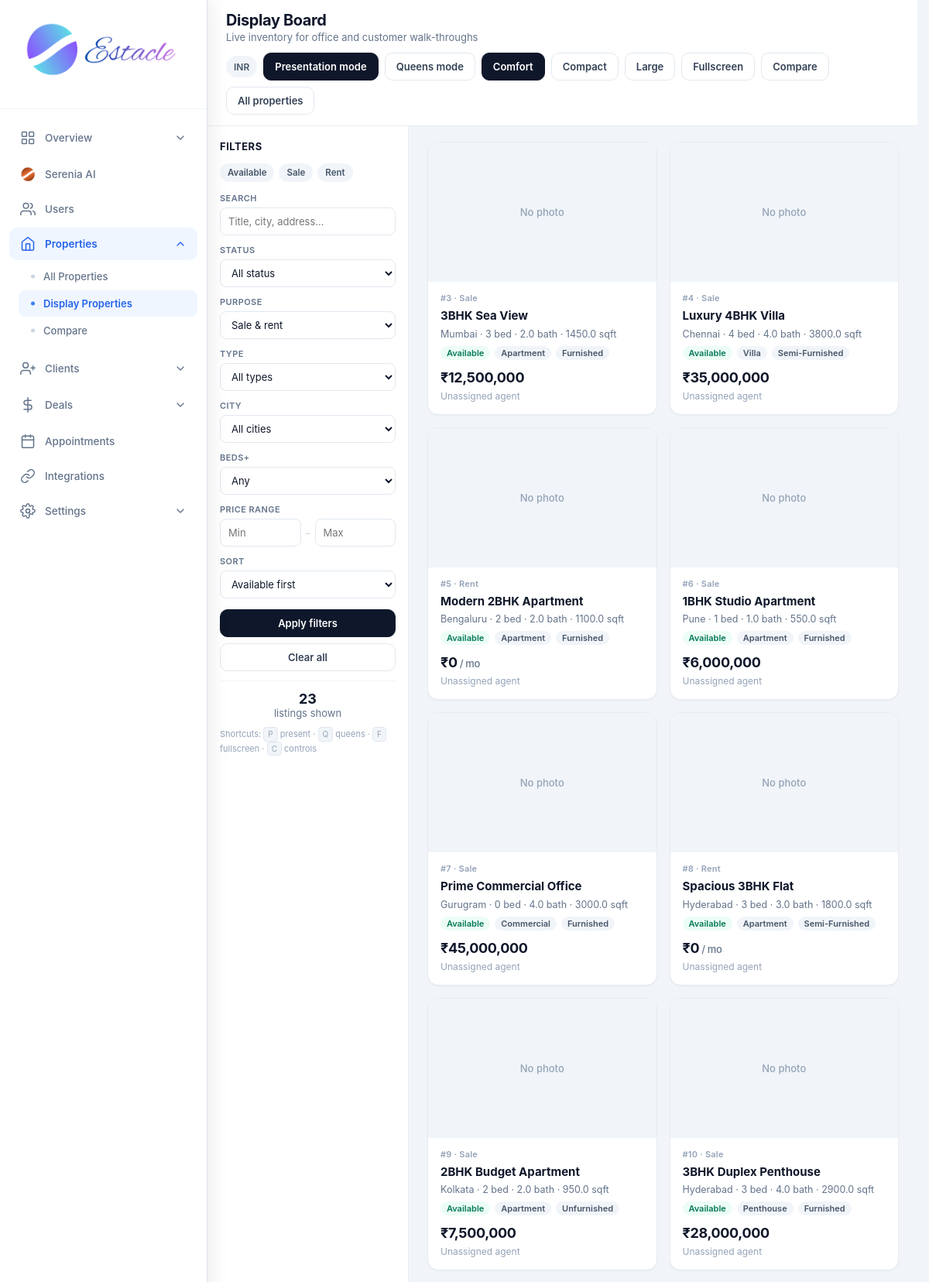
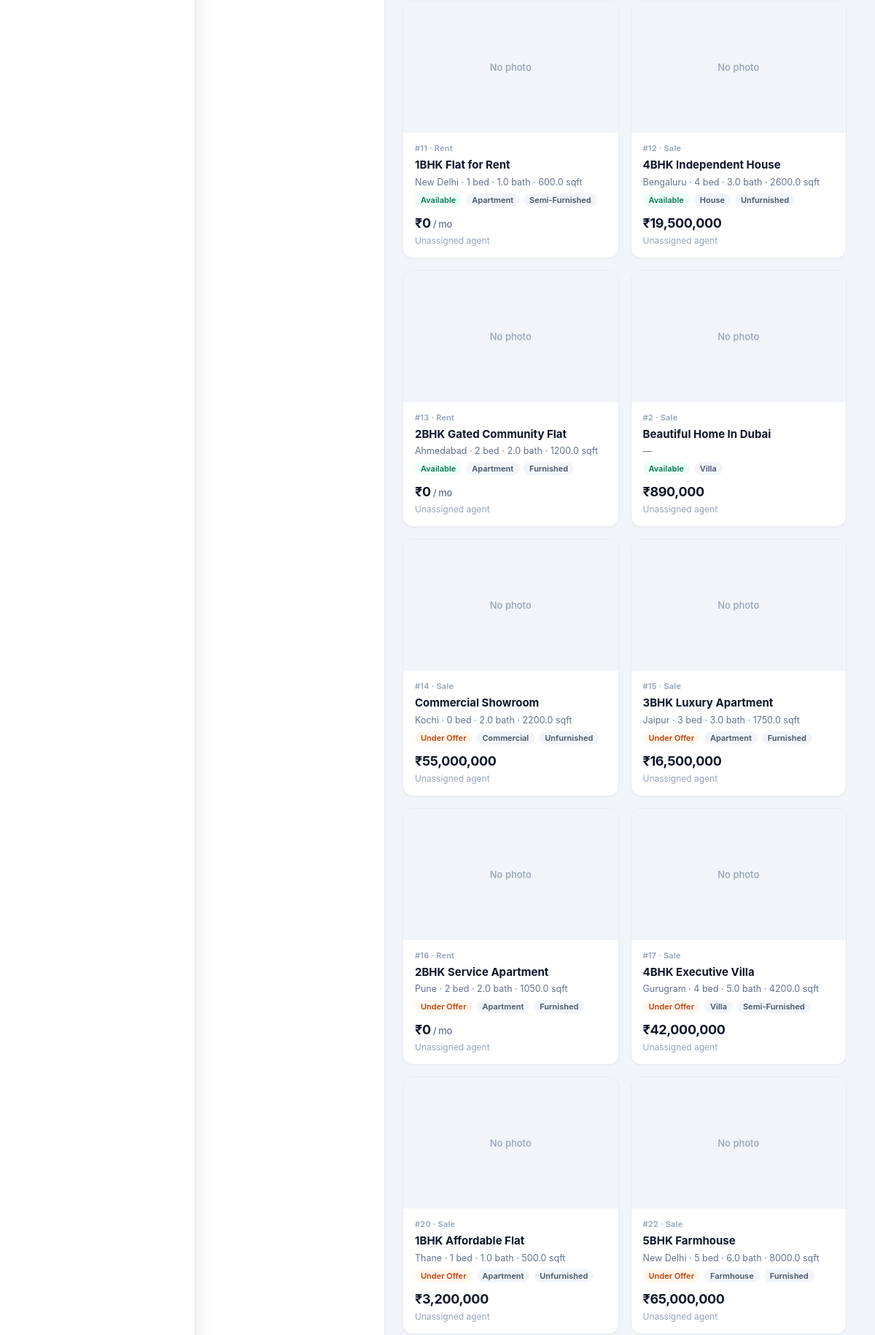
Page /admin/properties/display (signed in, upper part) on the committed database (2 pictures, top to bottom).
### tables this page shows
CREATE TABLE settings (
            key TEXT PRIMARY KEY,
            value TEXT
        );

CREATE TABLE properties (
            id INTEGER PRIMARY KEY AUTOINCREMENT,
            title TEXT NOT NULL,
            description TEXT,
            price REAL NOT NULL,
            property_type TEXT NOT NULL,
            status TEXT DEFAULT 'available',
            address TEXT,
            city TEXT,
            state TEXT,
            zip_code TEXT,
            bedrooms INTEGER,
            bathrooms REAL,
            area_sqft REAL,
            agent_id INTEGER,
            created_at TIMESTAMP DEFAULT CURRENT_TIMESTAMP, category TEXT DEFAULT "sale", listing_type TEXT DEFAULT "sale", floor TEXT, carpet_area REAL, furnishing TEXT, parking TEXT, amenities TEXT, seller_name TEXT, seller_phone TEXT, monthly_rent REAL, security_deposit REAL, maintenance REAL, per_sqft REAL, latitude TEXT, longitude TEXT, photos TEXT, year_built TEXT, facing TEXT, videos TEXT,
            FOREIGN KEY (agent_id) REFERENCES users (id)
        );

### routes/admin/properties.py (the view)
@admin.route('/admin/properties/display')
@login_required
@role_required('admin')
def admin_display_properties():
    db = get_db()
    migrate_db()
    q = request.args.get('q', '').strip()
    listing_type = request.args.get('listing_type', '').strip()
    prop_type = request.args.get('property_type', '').strip()
    city = request.args.get('city', '').strip()
    status = request.args.get('status', '').strip()
    beds = request.args.get('beds', '').strip()
    pmin = request.args.get('pmin', '').strip()
    pmax = request.args.get('pmax', '').strip()
    present = request.args.get('present', '').strip()
    queens = request.args.get('queens', '').strip()
    sort = request.args.get('sort', 'status').strip()
    density = request.args.get('density', 'comfortable').strip()
    sql = (
        "SELECT p.*, u.full_name as agent_name FROM properties p "
        "LEFT JOIN users u ON p.agent_id = u.id WHERE 1=1"
    )
    params = []
    if q:
        sql += " AND (p.title LIKE ? OR p.city LIKE ? OR p.address LIKE ? OR p.description LIKE ?)"
        params.extend(['%' + q + '%'] * 4)
    if listing_type in ('sale', 'rent'):
        sql += " AND p.listing_type = ?"
        params.append(listing_type)
    if prop_type:
        sql += " AND p.property_type = ?"
        params.append(prop_type)
    if city:
        sql += " AND p.city LIKE ?"
        params.append('%' + city + '%')
    if status in ('available', 'under_offer', 'sold', 'rented'):
        sql += " AND p.status = ?"
        params.append(status)
    if beds.isdigit():
        sql += " AND p.bedrooms >= ?"
        params.append(int(beds))
    if pmin:
        try:
            sql += " AND p.price >= ?"
            params.append(float(pmin))
        except ValueError:
            pass
    if pmax:
        try:
            sql += " AND p.price <= ?"
            params.append(float(pmax))
        except ValueError:
            pass
    order_map = {
        'price_asc': 'p.price ASC',
        'price_desc': 'p.price DESC',
        'newest': 'p.created_at DESC',
        'beds': 'p.bedrooms DESC',
        'status': "CASE p.status WHEN 'available' THEN 0 WHEN 'under_offer' THEN 1 ELSE 2 END, p.created_at DESC",
    }
    sql += " ORDER BY " + order_map.get(sort, order_map['status'])
    properties = db.execute(sql, params).fetchall()
    cities = [
        r[0] for r in db.execute(
            "SELECT DISTINCT city FROM properties WHERE city IS NOT NULL AND city != '' ORDER BY city"
        ).fetchall()
    ]
    currency = get_setting('currency', 'INR')
    filters = {
        'q': q, 'listing_type': listing_type, 'property_type': prop_type,
        'city': city, 'status': status, 'beds': beds, 'pmin': pmin, 'pmax': pmax,
        'sort': sort, 'density': density,
    }
    return render_template(
        'admin_display_properties.html',
        properties=properties,
        cities=cities,
        currency=currency,
        format_money=format_money,
        present=present,
        queens=queens,
        sort=sort,
        density=density,
        filters=filters,
    )

### templates/admin_display_properties.html (shortened to what this page needs)
<!DOCTYPE html>
<html lang="en">
<head>
    <link rel="stylesheet" href="{{ url_for('static', filename='css/admin.css') }}">
</head>
<body class="{% if present %}present-mode{% endif %} {% if queens %}queens-mode{% endif %} density-{{ density or 'comfortable' }}">
<div class="app-layout">
    {% set active = 'display_properties' %}
    {% include 'partials/admin_sidebar.html' %}
    <main class="main-content">
        <header class="top-bar dash-top">
            <div>
                <h1 class="page-title">Display Board</h1>
                <p class="page-subtitle">Live inventory for office and customer walk-throughs</p>
            </div>
            <div class="top-actions" id="topActions">
                <span class="badge-currency">{{ currency }}</span>
                {% set base = filters.copy() if filters is mapping else {} %}
                {% if present %}
                <a href="{{ url_for('admin.admin_display_properties', queens=queens or none, **filters) }}" class="btn-pill">Exit presentation</a>
                {% else %}
                <a href="{{ url_for('admin.admin_display_properties', present='1', queens=queens or none, **filters) }}" class="btn-pill primary">Presentation mode</a>
                {% endif %}
                {% if queens %}
                <a href="{{ url_for('admin.admin_display_properties', present=present or none, **filters) }}" class="btn-pill queens-on">Exit Queens</a>
                {% else %}
                <a href="{{ url_for('admin.admin_display_properties', present=present or none, queens='1', **filters) }}" class="btn-pill">Queens mode</a>
                {% endif %}
                <a href="{{ url_for('admin.admin_display_properties', present=present or none, queens=queens or none, density='comfortable', q=filters.q, listing_type=filters.listing_type, property_type=filters.property_type, city=filters.city, status=filters.status, beds=filters.beds, pmin=filters.pmin, pmax=filters.pmax, sort=filters.sort) }}" class="btn-pill {% if density == 'comfortable' %}active-mode{% endif %}">Comfort</a>
                <a href="{{ url_for('admin.admin_display_properties', present=present or none, queens=queens or none, density='compact', q=filters.q, listing_type=filters.listing_type, property_type=filters.property_type, city=filters.city, status=filters.status, beds=filters.beds, pmin=filters.pmin, pmax=filters.pmax, sort=filters.sort) }}" class="btn-pill {% if density == 'compact' %}active-mode{% endif %}">Compact</a>
                <a href="{{ url_for('admin.admin_display_properties', present=present or none, queens=queens or none, density='large', q=filters.q, listing_type=filters.listing_type, property_type=filters.property_type, city=filters.city, status=filters.status, beds=filters.beds, pmin=filters.pmin, pmax=filters.pmax, sort=filters.sort) }}" class="btn-pill {% if density == 'large' %}active-mode{% endif %}">Large</a>
                <button type="button" class="btn-pill" id="btnFullscreen" onclick="toggleFullscreen()">Fullscreen</button>
                <a href="{{ url_for('admin.admin_compare') }}" class="btn-pill">Compare</a>
                <a href="{{ url_for('admin.admin_properties') }}" class="btn-pill">All properties</a>
            </div>
        </header>
        <div class="board-body">
            <aside class="filter-panel">
                <h2>Filters</h2>
                <div class="quick-chips">
                    <a class="{% if filters.status == 'available' %}on{% endif %}"
                       href="{{ url_for('admin.admin_display_properties', present=present or none, queens=queens or none, status='available', density=density, sort=sort, listing_type=filters.listing_type, property_type=filters.property_type, city=filters.city, beds=filters.beds, pmin=filters.pmin, pmax=filters.pmax, q=filters.q) }}">Available</a>
                    <a class="{% if filters.listing_type == 'sale' %}on{% endif %}"
                       href="{{ url_for('admin.admin_display_properties', present=present or none, queens=queens or none, listing_type='sale', density=density, sort=sort, status=filters.status, property_type=filters.property_type, city=filters.city, beds=filters.beds, pmin=filters.pmin, pmax=filters.pmax, q=filters.q) }}">Sale</a>
                    <a class="{% if filters.listing_type == 'rent' %}on{% endif %}"
                       href="{{ url_for('admin.admin_display_properties', present=present or none, queens=queens or none, listing_type='rent', density=density, sort=sort, status=filters.status, property_type=filters.property_type, city=filters.city, beds=filters.beds, pmin=filters.pmin, pmax=filters.pmax, q=filters.q) }}">Rent</a>
                </div>
                <form method="GET" action="{{ url_for('admin.admin_display_properties') }}">
                    <div class="filter-group">
                        <label>Search</label>
                        <input type="search" name="q" value="{{ filters.q or '' }}" placeholder="Title, city, address…">
                    </div>
                    <div class="filter-group">
                        <label>Status</label>
                        <select name="status">
                            <option value="">All status</option>
                        </select>
                    </div>
                    <div class="filter-group">
                        <label>Purpose</label>
                        <select name="listing_type">
                            <option value="">Sale & rent</option>
                        </select>
                    </div>
                    <div class="filter-group">
                        <label>Type</label>
                        <select name="property_type">
                            <option value="">All types</option>
                        </select>
                    </div>
                    <div class="filter-group">
                        <label>City</label>
                        <select name="city">
                            <option value="">All cities</option>
                        </select>
                    </div>
                    <div class="filter-group">
                        <label>Beds+</label>
                        <select name="beds">
                            <option value="">Any</option>
                        </select>
                    </div>
                    <div class="filter-group">
                        <label>Price range</label>
                        <div class="range-row">
                            <input type="number" name="pmin" value="{{ filters.pmin or '' }}" placeholder="Min" min="0" step="any">
                            <span class="sep">–</span>
                            <input type="number" name="pmax" value="{{ filters.pmax or '' }}" placeholder="Max" min="0" step="any">
                        </div>
                    </div>
                    <div class="filter-group">
                        <label>Sort</label>
                        <select name="sort">
                            <option value="status" {% if sort == 'status' %}selected{% endif %}>Available first</option>
                        </select>
                    </div>
                    <div class="filter-actions">
                        <button type="submit" class="btn-pill primary" style="justify-content:center;width:100%">Apply filters</button>
                        <a href="{{ url_for('admin.admin_display_properties', present=present or none, queens=queens or none, density=density) }}" class="btn-pill" style="justify-content:center;width:100%">Clear all</a>
                    </div>
                    <div class="filter-count"><strong>{{ properties|length }}</strong><br>listings shown</div>
                    <p class="kbd-hint">
                        Shortcuts: <kbd>P</kbd> present · <kbd>Q</kbd> queens · <kbd>F</kbd> fullscreen · <kbd>C</kbd> controls
                    </p>
                </form>
            </aside>
            <div class="display-main" id="displayMain">
                <div class="prop-grid">
                    {% for p in properties %}
                    {% set photos = (p.photos or '').split(',') if p.photos else [] %}
                    {% set cover = photos[0].strip() if photos and photos[0].strip() else none %}
                    <a href="{{ url_for('admin.admin_property_detail', prop_id=p.id) }}" class="prop-card">
                        {% if cover %}
                        <img class="card-img" src="{{ url_for('static', filename='uploads/properties/' + cover) }}" alt="{{ p.title }}" loading="lazy">
                        {% else %}
                        <div class="card-no-img">No photo</div>
                        {% endif %}
                        <div class="card-body">
                            <div class="card-id">#{{ p.id }} · {{ (p.listing_type or 'sale')|capitalize }}</div>
                            <div class="card-title">{{ p.title }}</div>
                            <div class="card-sub">
                                {{ p.city or '—' }}
                                {% if p.bedrooms is not none %} · {{ p.bedrooms }} bed{% endif %}
                                {% if p.bathrooms is not none %} · {{ p.bathrooms }} bath{% endif %}
                                {% if p.area_sqft %} · {{ p.area_sqft }} sqft{% endif %}
                            </div>
                            <div class="card-tags">
                                <span class="{{ p.status or 'available' }}">{{ (p.status or 'available')|replace('_',' ') }}</span>
                                <span>{{ p.property_type or '—' }}</span>
                                {% if p.furnishing %}<span>{{ p.furnishing }}</span>{% endif %}
                            </div>
                            <div class="card-price real-price">{{ format_money(p.price, currency) }}{% if p.listing_type == 'rent' %}<span style="font-size:13px;font-weight:500;color:#64748b"> / mo</span>{% endif %}</div>
                            <div class="card-agent">{{ p.agent_name or 'Unassigned agent' }}</div>
                        </div>
                    </a>
                    {% else %}
                    <div class="empty-display">
                        <p style="font-size:15px;font-weight:600;color:#0f172a;margin:0 0 6px">No properties match</p>
                        <p style="font-size:13px;margin:0">Adjust filters or clear them to show more inventory.</p>
                    </div>
                    {% endfor %}
                </div>
            </div>
        </div>
    </main>
</div>
</body>
</html>

### rows in the picture
settings: value "INR"
properties: id "3", listing_type "Sale", title "3BHK Sea View", city "Mumbai", bedrooms "3", bathrooms "2.0", area_sqft "1450.0", status "Available", property_type "Apartment", furnishing "Furnished", price.value "₹12,500,000", agent_name "Unassigned agent"
properties: id "4", listing_type "Sale", title "Luxury 4BHK Villa", city "Chennai", bedrooms "4", bathrooms "4.0", area_sqft "3800.0", status "Available", property_type "Villa", furnishing "Semi-Furnished", price.value "₹35,000,000", agent_name "Unassigned agent"
properties: id "5", listing_type "Rent", title "Modern 2BHK Apartment", city "Bengaluru", bedrooms "2", bathrooms "2.0", area_sqft "1100.0", status "Available", property_type "Apartment", furnishing "Furnished", price.value "₹0", shows "/ mo", agent_name "Unassigned agent"
properties: id "6", listing_type "Sale", title "1BHK Studio Apartment", city "Pune", bedrooms "1", bathrooms "1.0", area_sqft "550.0", status "Available", property_type "Apartment", furnishing "Furnished", price.value "₹6,000,000", agent_name "Unassigned agent"
properties: id "7", listing_type "Sale", title "Prime Commercial Office", city "Gurugram", bedrooms "0", bathrooms "4.0", area_sqft "3000.0", status "Available", property_type "Commercial", furnishing "Furnished", price.value "₹45,000,000", agent_name "Unassigned agent"
properties: id "8", listing_type "Rent", title "Spacious 3BHK Flat", city "Hyderabad", bedrooms "3", bathrooms "3.0", area_sqft "1800.0", status "Available", property_type "Apartment", furnishing "Semi-Furnished", price.value "₹0", shows "/ mo", agent_name "Unassigned agent"
properties: id "9", listing_type "Sale", title "2BHK Budget Apartment", city "Kolkata", bedrooms "2", bathrooms "2.0", area_sqft "950.0", status "Available", property_type "Apartment", furnishing "Unfurnished", price.value "₹7,500,000", agent_name "Unassigned agent"
properties: id "10", listing_type "Sale", title "3BHK Duplex Penthouse", city "Hyderabad", bedrooms "3", bathrooms "4.0", area_sqft "2900.0", status "Available", property_type "Penthouse", furnishing "Furnished", price.value "₹28,000,000", agent_name "Unassigned agent"
properties: id "11", listing_type "Rent", title "1BHK Flat for Rent", city "New Delhi", bedrooms "1", bathrooms "1.0", area_sqft "600.0", status "Available", property_type "Apartment", furnishing "Semi-Furnished", price.value "₹0", shows "/ mo", agent_name "Unassigned agent"
properties: id "12", listing_type "Sale", title "4BHK Independent House", city "Bengaluru", bedrooms "4", bathrooms "3.0", area_sqft "2600.0", status "Available", property_type "House", furnishing "Unfurnished", price.value "₹19,500,000", agent_name "Unassigned agent"
properties: id "13", listing_type "Rent", title "2BHK Gated Community Flat", city "Ahmedabad", bedrooms "2", bathrooms "2.0", area_sqft "1200.0", status "Available", property_type "Apartment", furnishing "Furnished", price.value "₹0", shows "/ mo", agent_name "Unassigned agent"
properties: id "2", listing_type "Sale", title "Beautiful Home In Dubai", city "—", status "Available", property_type "Villa", price.value "₹890,000", agent_name "Unassigned agent"
properties: id "14", listing_type "Sale", title "Commercial Showroom", city "Kochi", bedrooms "0", bathrooms "2.0", area_sqft "2200.0", status "Under Offer", property_type "Commercial", furnishing "Unfurnished", price.value "₹55,000,000", agent_name "Unassigned agent"
properties: id "15", listing_type "Sale", title "3BHK Luxury Apartment", city "Jaipur", bedrooms "3", bathrooms "3.0", area_sqft "1750.0", status "Under Offer", property_type "Apartment", furnishing "Furnished", price.value "₹16,500,000", agent_name "Unassigned agent"
properties: id "16", listing_type "Rent", title "2BHK Service Apartment", city "Pune", bedrooms "2", bathrooms "2.0", area_sqft "1050.0", status "Under Offer", property_type "Apartment", furnishing "Furnished", price.value "₹0", shows "/ mo", agent_name "Unassigned agent"
properties: id "17", listing_type "Sale", title "4BHK Executive Villa", city "Gurugram", bedrooms "4", bathrooms "5.0", area_sqft "4200.0", status "Under Offer", property_type "Villa", furnishing "Semi-Furnished", price.value "₹42,000,000", agent_name "Unassigned agent"
properties: id "20", listing_type "Sale", title "1BHK Affordable Flat", city "Thane", bedrooms "1", bathrooms "1.0", area_sqft "500.0", status "Under Offer", property_type "Apartment", furnishing "Unfurnished", price.value "₹3,200,000", agent_name "Unassigned agent"
properties: id "22", listing_type "Sale", title "5BHK Farmhouse", city "New Delhi", bedrooms "5", bathrooms "6.0", area_sqft "8000.0", status "Under Offer", property_type "Farmhouse", furnishing "Furnished", price.value "₹65,000,000", agent_name "Unassigned agent"

### other values in the picture
{{ properties|length }} "23"
